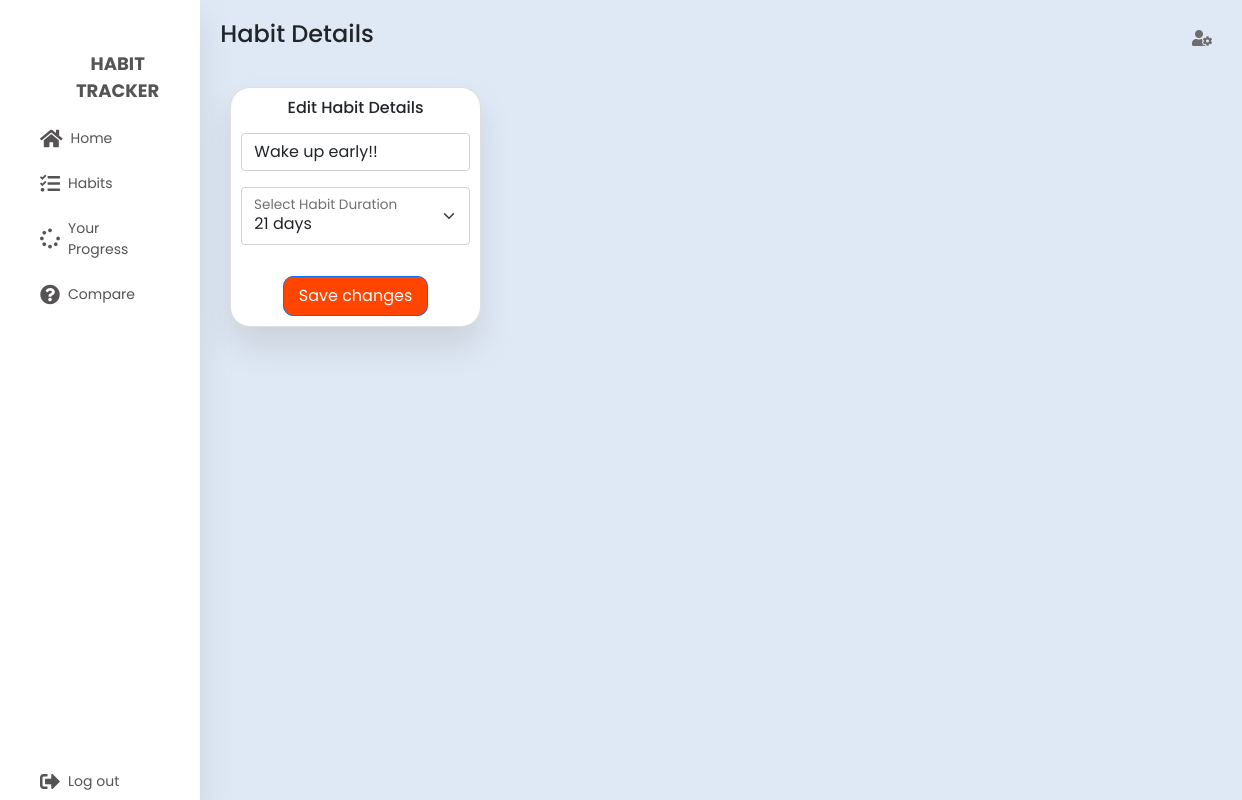
Before: /habit_details/3 (signed in) with the older database file.
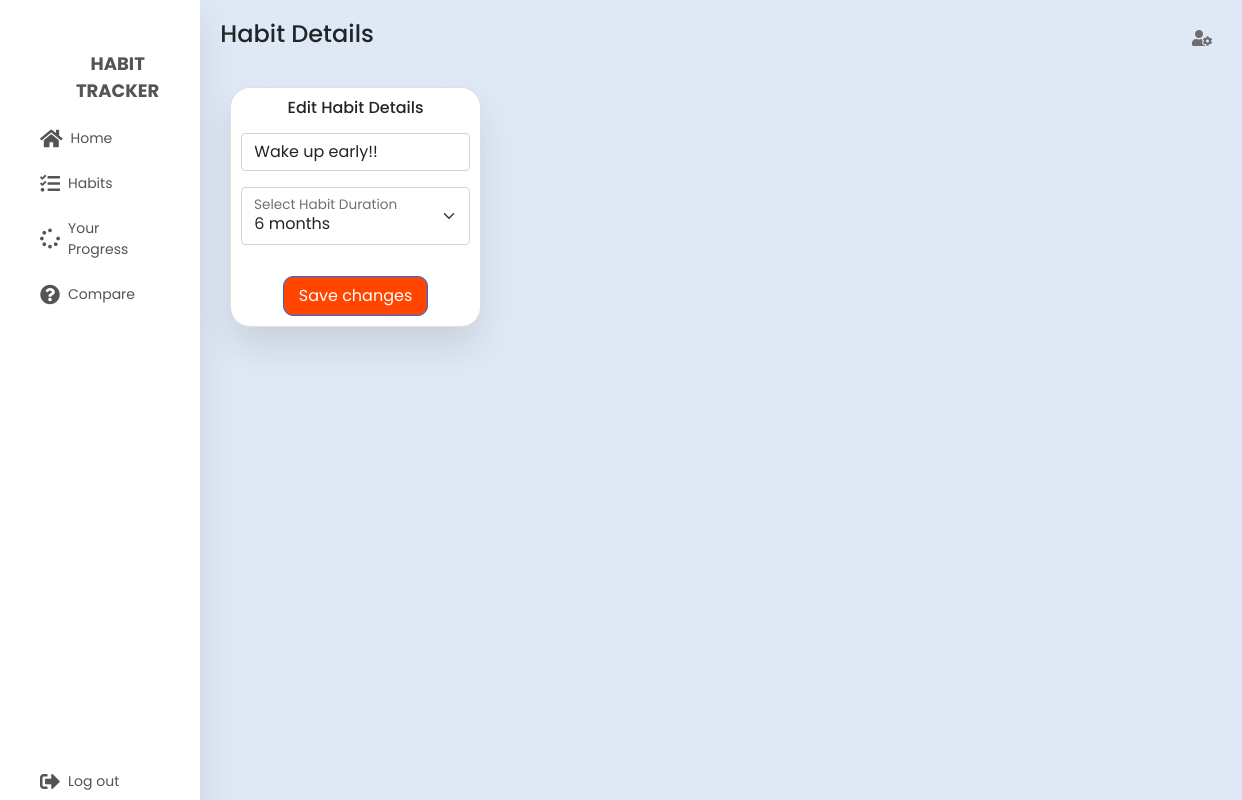
After: the same page with the newer database file.
### tables this page shows
CREATE TABLE habits (
        id INTEGER PRIMARY KEY AUTOINCREMENT,
        title VARCHAR(250) NOT NULL,
        duration INTEGER NOT NULL,
        completed_days INTEGER NOT NULL DEFAULT 0,
        user_id INTEGER NOT NULL,
        created_at TIMESTAMP DEFAULT CURRENT_TIMESTAMP,
        updated_at TIMESTAMP DEFAULT CURRENT_TIMESTAMP,
        FOREIGN KEY (user_id) REFERENCES users(id)
    );

### server.py (the view)
@app.route("/habit_details/<int:habit_id>", methods=('GET', 'POST'))
def getHabitDetails(habit_id):
	if not is_logged_in():
		return redirect(url_for("loginPage"))
	habit = get_habit_by_id(habit_id)
	if habit == None:
		return redirect(url_for("tasks"))
	if request.method == 'POST':
		title = request.form['title'].strip()
		duration = request.form['duration'].strip()
		upadte_habit(title, int(duration), habit_id)
		return render_template('habit_details.html', habit=get_habit_by_id(habit_id));
	return render_template('habit_details.html', habit=habit);

### dbconnection.py (called while the page is built)
def get_db_connection():
    conn = sqlite3.connect('database.db')
    conn.row_factory = sqlite3.Row
    return conn

### server.py (called while the page is built)
def is_logged_in():
	if not session.get("user_id"):
		return False
	else:
		return True

### services/habits.py (called while the page is built)
def get_habit_by_id(id=0):
    conn = dbconnection()
    habit = conn.execute("SELECT * FROM habits WHERE id = ?",(id,)).fetchone()
    conn.close()
    return habit

### templates/habit_details.html (shortened to what this page needs)
{% with title='Habits - Details| Habit Tracker' %} {% include "header.html" %}
{% endwith %}
<section class="main">
	<div class="main-top">
		<h1>Habit Details</h1>
		<i class="fas fa-user-cog"></i>
	</div>
	<div class="main-skills">
		<div class="card">
			<form action="/habit_details/{{habit['id']}}" method="post">
				<div>
					<h6>Edit Habit Details</h6>
					<div class="mb-3 mt-3">
						<input
							type="text"
							class="form-control"
							id="title"
							value="{{habit['title']}}"
							placeholder="Enter a title"
							name="title"
							minlength="5"
							maxlength="100"
							required
						/>
					</div>
					<div class="mb-3">
						<div class="form-floating">
							<select
								id="duration"
								name="duration"
								value="{{habit['duration']}}"
								class="form-select"
								required
							>
								<option value="21" {{ 'selected' if habit['duration']== 21 else '' }}>21 days</option>
								<option value="180" {{ 'selected' if habit['duration']== 180 else '' }}>6 months</option>
							</select>
							<label for="duration">Select Habit Duration</label>
						</div>
					</div>
				</div>
				<button type="submit" class="btn btn-primary">Save changes</button>
			</form>
		</div>
	</div>
</section>
{% include 'footer.html' %}

Changed rows visible on the page:
changed habits "Wake up early!!": duration "21 days" → "6 months"
